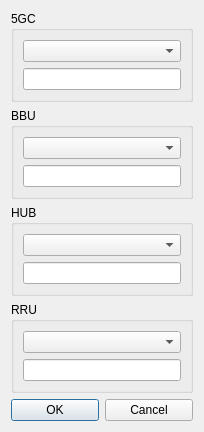
<?xml version="1.0" encoding="UTF-8"?>
<ui version="4.0">
 <class>Systermipconfig</class>
 <widget class="QDialog" name="Systermipconfig">
  <property name="geometry">
   <rect>
    <x>0</x>
    <y>0</y>
    <width>204</width>
    <height>379</height>
   </rect>
  </property>
  <property name="windowTitle">
   <string>Dialog</string>
  </property>
  <layout class="QVBoxLayout" name="verticalLayout_5">
   <item>
    <widget class="QGroupBox" name="groupBox">
     <property name="title">
      <string>5GC</string>
     </property>
     <layout class="QVBoxLayout" name="verticalLayout">
      <item>
       <widget class="QComboBox" name="comboBox"/>
      </item>
      <item>
       <widget class="QLineEdit" name="lineEdit"/>
      </item>
     </layout>
    </widget>
   </item>
   <item>
    <widget class="QGroupBox" name="groupBox_2">
     <property name="title">
      <string>BBU</string>
     </property>
     <layout class="QVBoxLayout" name="verticalLayout_2">
      <item>
       <widget class="QComboBox" name="comboBox_2"/>
      </item>
      <item>
       <widget class="QLineEdit" name="lineEdit_2"/>
      </item>
     </layout>
    </widget>
   </item>
   <item>
    <widget class="QGroupBox" name="groupBox_3">
     <property name="title">
      <string>HUB</string>
     </property>
     <layout class="QVBoxLayout" name="verticalLayout_3">
      <item>
       <widget class="QComboBox" name="comboBox_3"/>
      </item>
      <item>
       <widget class="QLineEdit" name="lineEdit_3"/>
      </item>
     </layout>
    </widget>
   </item>
   <item>
    <widget class="QGroupBox" name="groupBox_4">
     <property name="title">
      <string>RRU</string>
     </property>
     <layout class="QVBoxLayout" name="verticalLayout_4">
      <item>
       <widget class="QComboBox" name="comboBox_4"/>
      </item>
      <item>
       <widget class="QLineEdit" name="lineEdit_4"/>
      </item>
     </layout>
    </widget>
   </item>
   <item>
    <layout class="QHBoxLayout" name="horizontalLayout">
     <item>
      <widget class="QPushButton" name="pushButton_2">
       <property name="text">
        <string>OK</string>
       </property>
      </widget>
     </item>
     <item>
      <widget class="QPushButton" name="pushButton">
       <property name="text">
        <string>Cancel</string>
       </property>
      </widget>
     </item>
    </layout>
   </item>
  </layout>
 </widget>
 <resources/>
 <connections/>
</ui>
